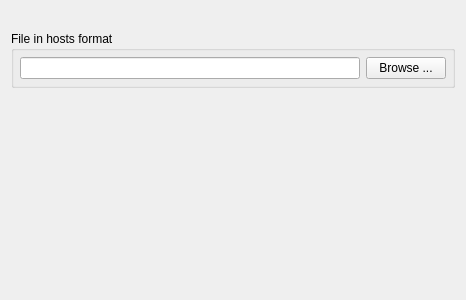
<?xml version="1.0" encoding="UTF-8"?>
<ui version="4.0">
 <class>FileNamePage_q</class>
 <widget class="QWizardPage" name="FileNamePage_q">
  <property name="geometry">
   <rect>
    <x>0</x>
    <y>0</y>
    <width>465</width>
    <height>300</height>
   </rect>
  </property>
  <property name="windowTitle">
   <string>WizardPage</string>
  </property>
  <property name="title">
   <string>Enter full path and file name below or click &quot;Browse&quot; to find it</string>
  </property>
  <property name="subTitle">
   <string/>
  </property>
  <layout class="QGridLayout" name="gridLayout">
   <item row="0" column="0">
    <widget class="QLabel" name="textLabel1_2">
     <property name="text">
      <string/>
     </property>
     <property name="alignment">
      <set>Qt::AlignVCenter</set>
     </property>
     <property name="wordWrap">
      <bool>true</bool>
     </property>
    </widget>
   </item>
   <item row="1" column="0">
    <widget class="QGroupBox" name="groupBox1">
     <property name="title">
      <string>File in hosts format</string>
     </property>
     <layout class="QVBoxLayout">
      <property name="margin">
       <number>6</number>
      </property>
      <item>
       <layout class="QHBoxLayout" name="_2">
        <item>
         <widget class="QLineEdit" name="fileName"/>
        </item>
        <item>
         <widget class="QPushButton" name="browseButton">
          <property name="text">
           <string>Browse ...</string>
          </property>
         </widget>
        </item>
       </layout>
      </item>
     </layout>
    </widget>
   </item>
   <item row="2" column="0">
    <spacer name="spacer_2">
     <property name="orientation">
      <enum>Qt::Vertical</enum>
     </property>
     <property name="sizeType">
      <enum>QSizePolicy::Expanding</enum>
     </property>
     <property name="sizeHint" stdset="0">
      <size>
       <width>444</width>
       <height>181</height>
      </size>
     </property>
    </spacer>
   </item>
  </layout>
 </widget>
 <resources/>
 <connections>
  <connection>
   <sender>browseButton</sender>
   <signal>clicked()</signal>
   <receiver>FileNamePage_q</receiver>
   <slot>selectAddressListFile()</slot>
   <hints>
    <hint type="sourcelabel">
     <x>409</x>
     <y>73</y>
    </hint>
    <hint type="destinationlabel">
     <x>199</x>
     <y>149</y>
    </hint>
   </hints>
  </connection>
 </connections>
 <slots>
  <slot>selectAddressListFile()</slot>
 </slots>
</ui>
